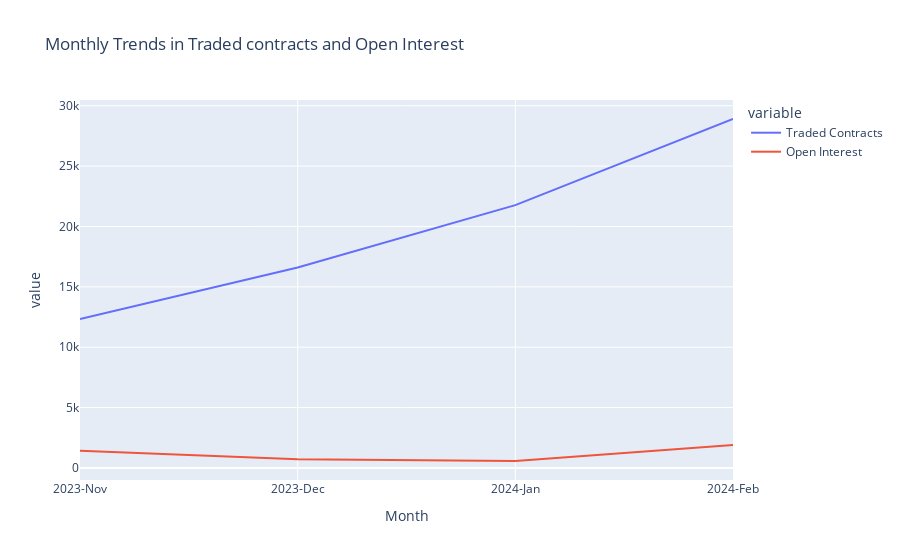

Source (notebook cell):
### Markdown cell above
steep rise indicates surge in trading activity relative to existing open interest, this indicates increasing market interest driven by bullish sentiment or anticipation of significant price movements.

what could be the reason for price increments?why investors think like that need to check

The decrease after initial increase could indicates profit taking or position closing by traders who entered the market at the time of hightend activity.

### Code cell
## Monthly Trends in Traded Contracts and Open Interest 
fig = px.line(dax, x='Month', y=['Traded Contracts', 'Open Interest'], title='Monthly Trends in Traded contracts and Open Interest')
fig.show()

### Figure 1 — Plotly figure (JSON) as saved in the notebook; plotly's stock layout.template omitted (floating-point values rounded to 4 significant figures)
{"data": [{"hovertemplate": "variable=Traded Contracts<br>Month=%{x}<br>value=%{y}<extra></extra>", "legendgroup": "Traded Contracts", "line": {"color": "#636efa", "dash": "solid"}, "marker": {"symbol": "circle"}, "mode": "lines", "name": "Traded Contracts", "orientation": "v", "showlegend": true, "type": "scatter", "x": ["2023-Nov", "2023-Dec", "2024-Jan", "2024-Feb"], "xaxis": "x", "y": [12335, 16607, 21767, 28901], "yaxis": "y"}, {"hovertemplate": "variable=Open Interest<br>Month=%{x}<br>value=%{y}<extra></extra>", "legendgroup": "Open Interest", "line": {"color": "#EF553B", "dash": "solid"}, "marker": {"symbol": "circle"}, "mode": "lines", "name": "Open Interest", "orientation": "v", "showlegend": true, "type": "scatter", "x": ["2023-Nov", "2023-Dec", "2024-Jan", "2024-Feb"], "xaxis": "x", "y": [1432, 713, 574, 1896], "yaxis": "y"}], "layout": {"legend": {"title": {"text": "variable"}, "tracegroupgap": 0}, "title": {"text": "Monthly Trends in Traded contracts and Open Interest"}, "xaxis": {"anchor": "y", "domain": [0, 1], "title": {"text": "Month"}}, "yaxis": {"anchor": "x", "domain": [0, 1], "title": {"text": "value"}}}}
